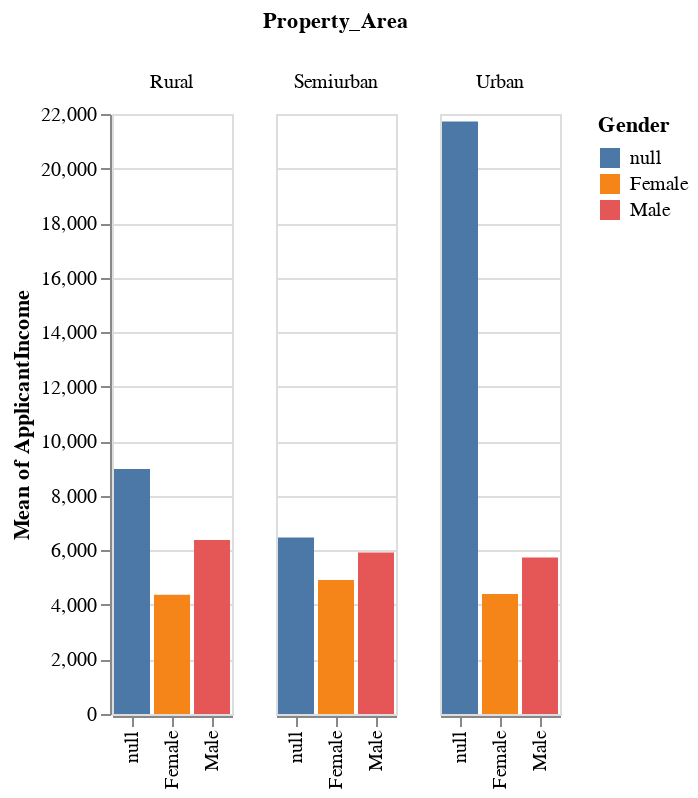

Write notebook code for a chart like this one.
### Code cell
datos = df[df.Education.isin(['Graduate'])]
##datos = datos[datos.pais.isin(['Brasil', 'Cuba', 'Japón', 'Haití', 'África'])]

alt.Chart(datos).mark_bar().encode(
    alt.X('Gender:N', axis=alt.Axis(title='')),
    alt.Y('mean(ApplicantIncome):Q'),
    color=alt.Color('Gender:N'),
    column='Property_Area:O'
)

### Figure 1 — Vega-Lite specification as saved in the notebook (floating-point values rounded to 4 significant figures; data arrays with more than 128 entries replaced by an {"elided": "..."} marker saying what was removed)
{"config": {"view": {"continuousWidth": 400, "continuousHeight": 300}}, "data": {"name": "data-20e306c976181dbb9ab13ccc3d19da45"}, "mark": "bar", "encoding": {"color": {"field": "Gender", "type": "nominal"}, "column": {"field": "Property_Area", "type": "ordinal"}, "x": {"axis": {"title": ""}, "field": "Gender", "type": "nominal"}, "y": {"aggregate": "mean", "field": "ApplicantIncome", "type": "quantitative"}}, "$schema": "https://vega.github.io/schema/vega-lite/v4.17.0.json", "datasets": {"data-20e306c976181dbb9ab13ccc3d19da45": {"elided": "480 records"}}}
